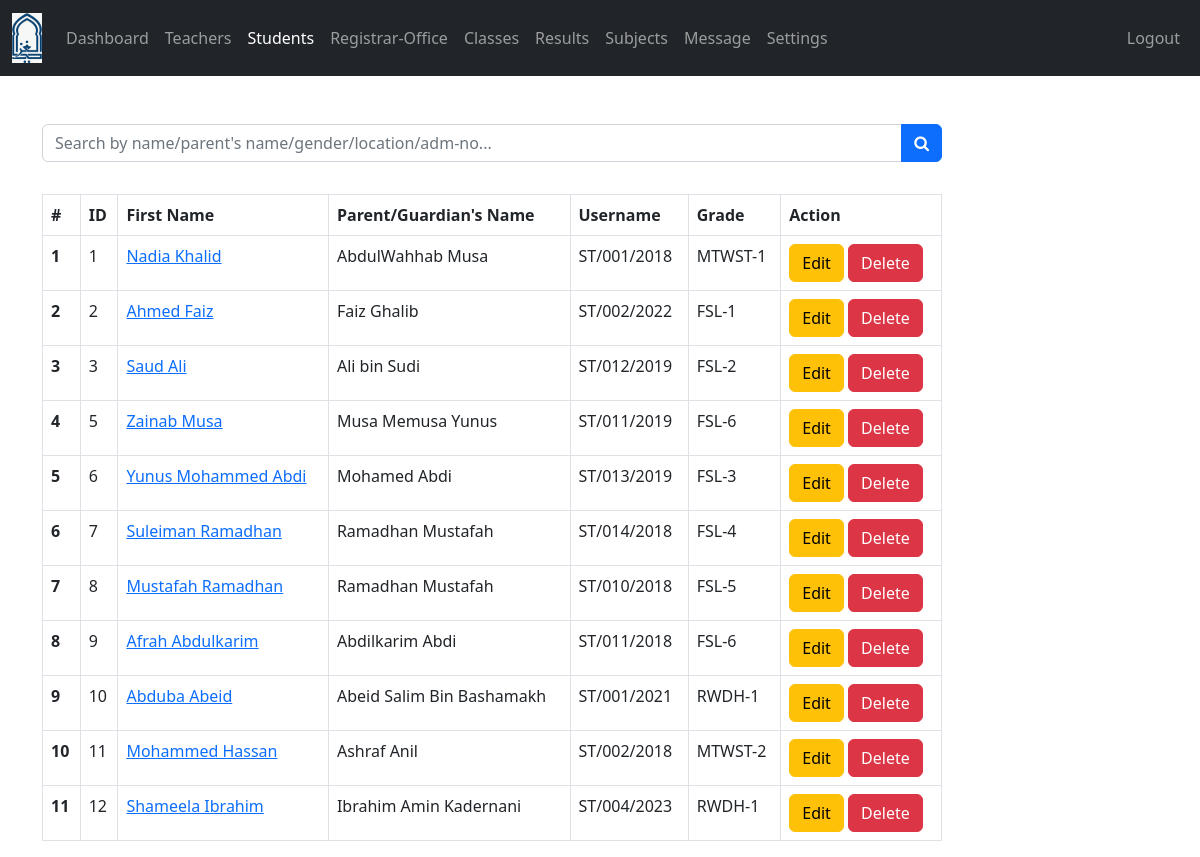
The page /admin/student.php (signed in) on the database its author committed.
### tables this page shows
CREATE TABLE `students` (
  `student_id` int(11) NOT NULL,
  `username` varchar(127) NOT NULL,
  `password` varchar(255) NOT NULL,
  `fname` varchar(127) NOT NULL,
  `admission_number` varchar(50) DEFAULT NULL,
  `grade` int(11) NOT NULL,
  `subjects` varchar(100) NOT NULL,
  `address` varchar(31) NOT NULL,
  `gender` varchar(7) NOT NULL,
  `email_address` varchar(255) NOT NULL,
  `date_of_birth` date NOT NULL,
  `date_of_joined` timestamp NULL DEFAULT current_timestamp(),
  `parent_fname` varchar(127) NOT NULL,
  `parent_phone_number` varchar(31) NOT NULL
);

CREATE TABLE `grades` (
  `grade_id` int(11) NOT NULL,
  `grade` varchar(31) NOT NULL,
  `grade_code` varchar(7) NOT NULL
);

### admin/data/student.php (called while the page is built, shortened)
<?php
function getAllStudents($conn){
   $sql = "SELECT * FROM students";
   $stmt = $conn->prepare($sql);
   $stmt->execute();
   if ($stmt->rowCount() >= 1) {
     $students = $stmt->fetchAll();
     return $students;
   }else {
   	return 0;
   }
}

### admin/data/grade.php (called while the page is built, shortened)
<?php
function getGradeById($grade_id, $conn){
   $sql = "SELECT * FROM grades
           WHERE grade_id=?";
   $stmt = $conn->prepare($sql);
   $stmt->execute([$grade_id]);
   if ($stmt->rowCount() == 1) {
     $grade = $stmt->fetch();
     return $grade;
   }else {
    return 0;
   }
}

### admin/student.php (the view, shortened to what this page needs)
<?php
if (isset($_SESSION['admin_id']) &&
    isset($_SESSION['role'])) {
    if ($_SESSION['role'] == 'Admin') {
       include "../DB_connection.php";
       include "data/student.php";
       include "data/grade.php";
       $students = getAllStudents($conn);
 ?>
<!DOCTYPE html>
<html lang="en">
<head>
	<link rel="stylesheet" href="https://cdn.jsdelivr.net/npm/bootstrap@5.2.0/dist/css/bootstrap.min.css">
	<link rel="stylesheet" href="../css/style.css">
  <link rel="stylesheet" href="https://cdnjs.cloudflare.com/ajax/libs/font-awesome/4.7.0/css/font-awesome.min.css">
</head>
<body>
    <?php
        include "inc/navbar.php";
        if ($students != 0) {
     ?>
     <div class="container mt-5">
           <form action="student-search.php"
                 class="mt-3 n-table"
                 method="get">
             <div class="input-group mb-3">
                <input type="text"
                       class="form-control"
                       name="searchKey"
                       placeholder="Search by name/parent's name/gender/location/adm-no...">
                <button class="btn btn-primary">
                        <i class="fa fa-search"
                           aria-hidden="true"></i>
                      </button>
             </div>
           </form>
           <div class="table-responsive">
              <table class="table table-bordered mt-3 n-table">
                <thead>
                  <tr>
                    <th scope="col">#</th>
                    <th scope="col">ID</th>
                    <th scope="col">First Name</th>
                    <th scope="col">Parent/Guardian's Name</th>
                    <th scope="col">Username</th>
                    <th scope="col">Grade</th>
                    <th scope="col">Action</th>
                  </tr>
                </thead>
                <tbody>
                  <?php $i = 0; foreach ($students as $student ) {
                    $i++;  ?>
                  <tr>
                    <th scope="row"><?=$i?></th>
                    <td><?=$student['student_id']?></td>
                    <td>
                      <a href="student-view.php?student_id=<?=$student['student_id']?>">
                        <?=$student['fname']?>
                      </a>
                    </td>
                    <td><?=$student['parent_fname']?></td>
                    <td><?=$student['username']?></td>
                    <td>
                      <?php
                           $grade = $student['grade'];
                           $g_temp = getGradeById($grade, $conn);
                           if ($g_temp != 0) {
                              echo $g_temp['grade_code'].'-'.
                                     $g_temp['grade'];
                            }
                        ?>
                    </td>
                    <td>
                        <a href="student-edit.php?student_id=<?=$student['student_id']?>"
                          class="btn btn-warning">Edit</a>
                        <a href="#" onclick="confirmDelete(<?=$student['student_id']?>)"
                          class="btn btn-danger">Delete</a>
                    </td>
                  </tr>
                <?php } ?>
                </tbody>
              </table>
           </div>
         <?php } ?>
     </div>
</body>
</html>
<?php
  }else {
    header("Location: ../login.php");
    exit;
  }
}else {
	header("Location: ../login.php");
	exit;
}
?>

### css/style.css (style rules this page uses)
.n-table { max-width: 900px; }

### rows shown on the page
students: student_id "1", fname "Nadia Khalid", parent_fname "AbdulWahhab Musa", username "ST/001/2018", grades.grade_code "MTWST", grades.grade "1"
students: student_id "2", fname "Ahmed Faiz", parent_fname "Faiz Ghalib", username "ST/002/2022", grades.grade_code "FSL", grades.grade "1"
students: student_id "3", fname "Saud Ali", parent_fname "Ali bin Sudi", username "ST/012/2019", grades.grade_code "FSL", grades.grade "2"
students: student_id "5", fname "Zainab Musa", parent_fname "Musa Memusa Yunus", username "ST/011/2019", grades.grade_code "FSL", grades.grade "6"
students: student_id "6", fname "Yunus Mohammed Abdi", parent_fname "Mohamed Abdi", username "ST/013/2019", grades.grade_code "FSL", grades.grade "3"
students: student_id "7", fname "Suleiman Ramadhan", parent_fname "Ramadhan Mustafah", username "ST/014/2018", grades.grade_code "FSL", grades.grade "4"
students: student_id "8", fname "Mustafah Ramadhan", parent_fname "Ramadhan Mustafah", username "ST/010/2018", grades.grade_code "FSL", grades.grade "5"
students: student_id "9", fname "Afrah Abdulkarim", parent_fname "Abdilkarim Abdi", username "ST/011/2018", grades.grade_code "FSL", grades.grade "6"
students: student_id "10", fname "Abduba Abeid", parent_fname "Abeid Salim Bin Bashamakh", username "ST/001/2021", grades.grade_code "RWDH", grades.grade "1"
students: student_id "11", fname "Mohammed Hassan", parent_fname "Ashraf Anil", username "ST/002/2018", grades.grade_code "MTWST", grades.grade "2"
students: student_id "12", fname "Shameela Ibrahim", parent_fname "Ibrahim Amin Kadernani", username "ST/004/2023", grades.grade_code "RWDH", grades.grade "1"
